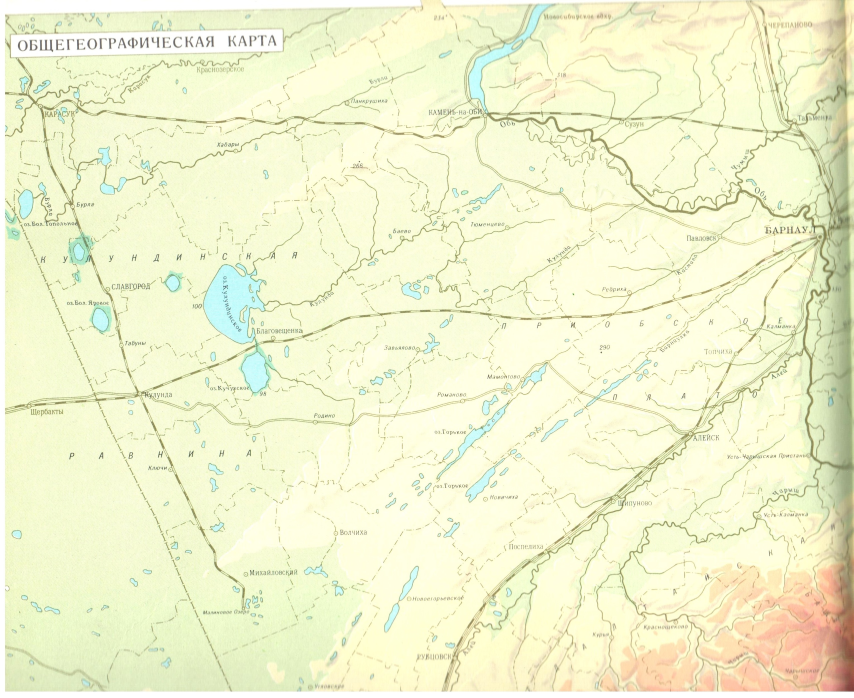
#> input picture inp.jpg, 2560 x 2093 px (shown at 1/3 size)
$ python analys.py
#> lines starting #> are read from the running program, lines starting #| are printed output that depends on the picture; after the words box and inside, x2 and y2 are one past the last pixel; in counts of white or black regions, pixels touching at a corner belong together
import numpy as np
import cv2 as cv

img = cv.imread("inp.jpg")
#> img is the input picture: shape (2093, 2560, 3); mean B, G, R 207.2, 243.4, 241
img2 = cv.imread("imp.jpg")
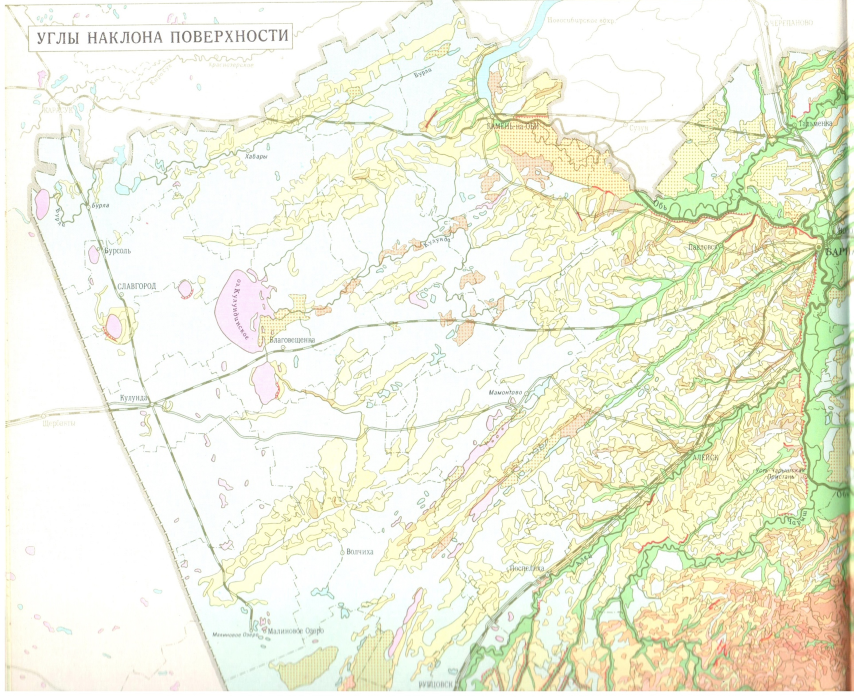
#> input picture imp.jpg, 2560 x 2093 px (shown at 1/3 size)
#> img2 is the input picture: shape (2093, 2560, 3); mean B, G, R 223.3, 241.7, 240.1
#cv.imshow("res", img)
m = img.shape[0] // 64
#> m = 32
n = img.shape[1] // 64
#> n = 40
dat = np.array([[0.0]*n]*m)
vod = np.array([[0.0]*n]*m)
hei = np.array([[0.0]*n]*m)
mod = cv.GaussianBlur(img, (7, 7), 0)
lakes = cv.inRange(mod, (235, 235, 175), (255, 255, 255))
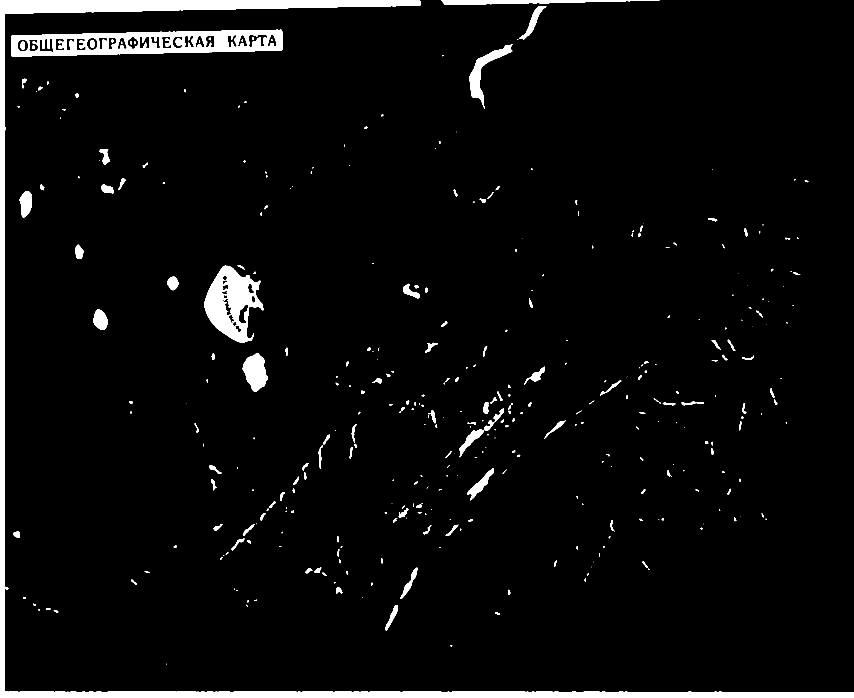
#> lakes: shape (2093, 2560) (shown at 1/3 size); 4.2% white; 367 white regions (142 under 20 px), largest, box (x1, y1, x2, y2) and area: (0, 0, 2560, 2093) 111668, (34, 89, 847, 170) 36548, (613, 797, 791, 1028) 21725
kernel = np.ones((13,13),np.uint8)
lakes = cv.dilate(lakes, kernel, iterations=1)
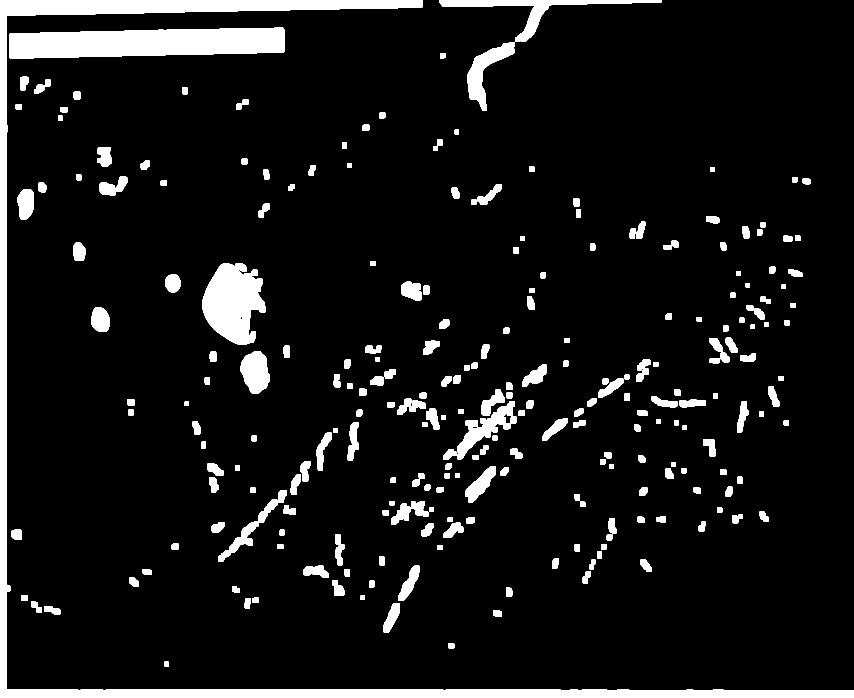
#> lakes: shape (2093, 2560) (shown at 1/3 size); 8.3% white; 261 white regions
cont, hier = cv.findContours(lakes, 1, 2)
#> cont = 263 contours, 1 with area under 20; largest, box (x1, y1, x2, y2) and area: (0, 0, 2560, 2093) 141878, (28, 83, 853, 176) 61528, (607, 789, 797, 1034) 31567, (1319, 0, 1985, 126) 13176, (1403, 126, 1544, 333) 9613
#coz = [i.cen for i in cont]
for y in range(m):
    for x in range(n):
        dat[y, x] = img2[y * 64:(y + 1) * 64, x * 64:(x + 1) * 64, 2].mean()
        cx = x * 64 + 32
        cy = y * 64 + 32
        vod[y, x] = lakes[y * 64:(y + 1) * 64, x * 64:(x + 1) * 64].mean()
        hei[y, x] = img[y * 64:(y + 1) * 64, x * 64:(x + 1) * 64, 2].mean()
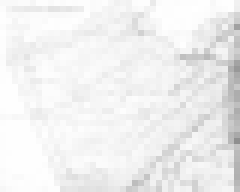
#> dat: shape (32, 40) float64 (shown 6 times larger); min 143, max 255, mean 240.1
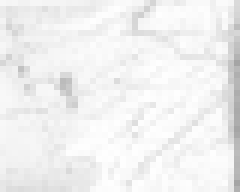
#> hei: shape (32, 40) float64 (shown 6 times larger); min 165, max 255, mean 240.9
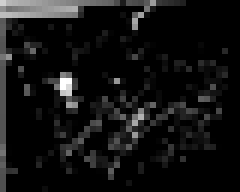
#> vod: shape (32, 40) float64 (shown 6 times larger); min 0, max 255, mean 18.6
print(vod)
#> (printed output is left out)
#lakes = cv.GaussianBlur(lakes, (5, 5), 0)
cont, hier = cv.findContours(lakes, 1, 2)
cv.imshow("lakes", lakes)
for i in cont:
    rect = cv.minAreaRect(i)
    box = cv.boxPoints(rect)
    box = np.int0(box)
    cv.drawContours(img,[box],0,(0,0,255),2)
#> this loop made 263 passes
#> (rect, box) on passes 1 to 3: (((499.5, 1991.5), (13, 13), -90), [[506, 1998], [493, 1998], [493, 1985], [506, 1985]]), (((1353, 1936.5), (15, 18), -90), [[1362, 1944], [1344, 1944], [1344, 1929], [1362, 1929]]), (((1492, 1840), (18, 24), -90), [[1504, 1849], [1480, 1849], [1480, 1831], [1504, 1831]])
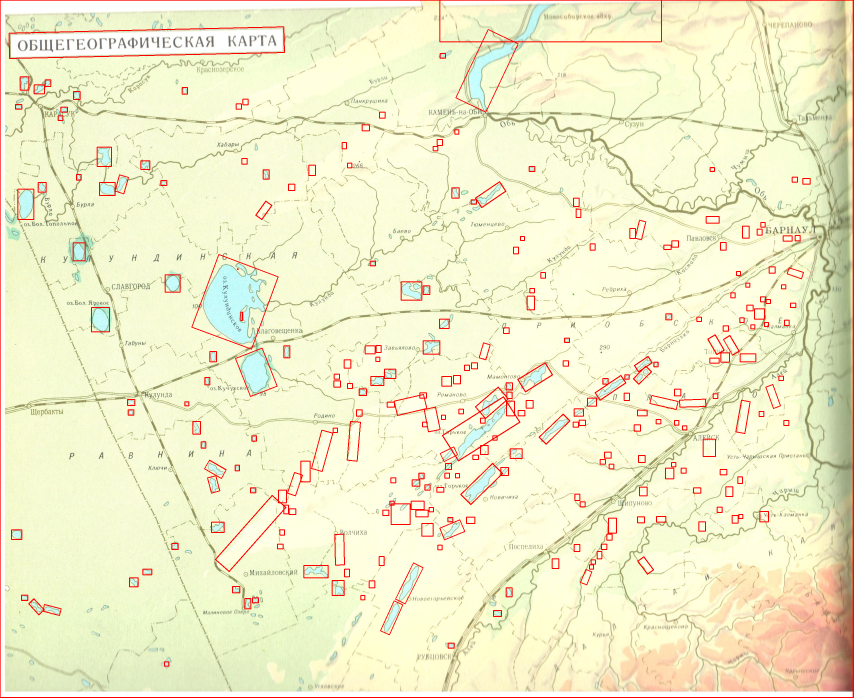
#> img: shape (2093, 2560, 3) (shown at 1/3 size); mean B, G, R 202.8, 238.3, 241.3
cv.imshow("lakes2", img)

with open("y.txt", mode='w') as outy:
    for y in range(m):
        for x in range(n):
            outy.write(str(dat[y, x]) + '\n')

with open("x.txt", mode='w') as outx:
    outx.write(str(m * n) + '\n')
    outx.write(str(2) + '\n')
    for y in range(m):
        for x in range(n):
            outx.write(str(vod[y, x]) + ' ' + str(hei[y, x]) + '\n')

with open("a.txt", mode='w') as outa:
    outa.write(str(m * n) + '\n')
    for y in range(m):
        for x in range(n):
            outa.write(str(dat[y, x]) + ' ' + str(vod[y, x]) + ' ' + str(hei[y, x]) + '\n')

cv.waitKey()
cv.destroyAllWindows()
